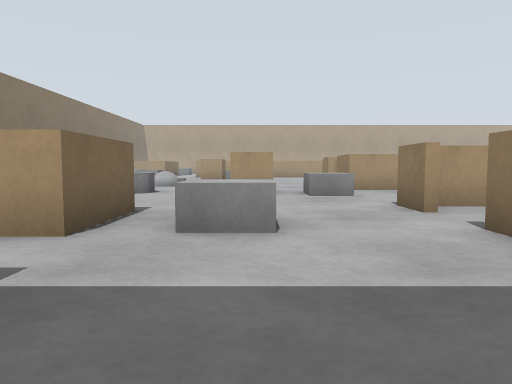
[1] (above)

24 first-person views from a walk through a world built for the Gazebo simulator. The camera is 0.33 m above the floor, tilts 4° down and sees 70° across. The floor is counted in squares, 0.5 m on a side. Each view is taken from the middle of a square. On the plan, view 1 faces up. The plan holds only what a view shows up to about 10 squares ahead; the rest is blank. The place goes on beyond the plan.

[2]
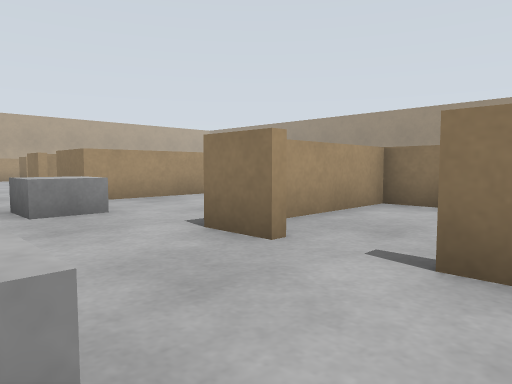

[3]
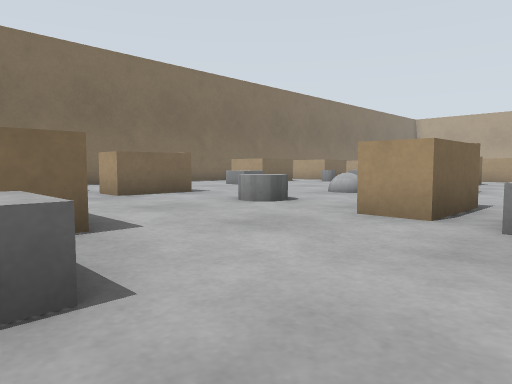

[4]
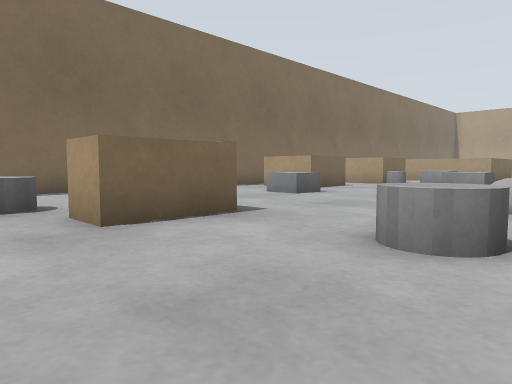

[5]
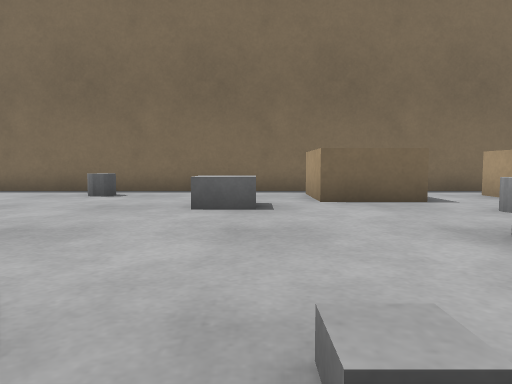

[6]
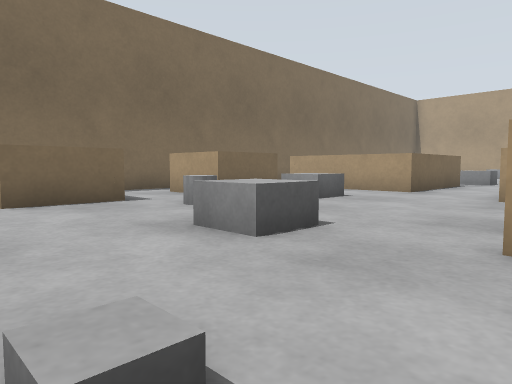

[7]
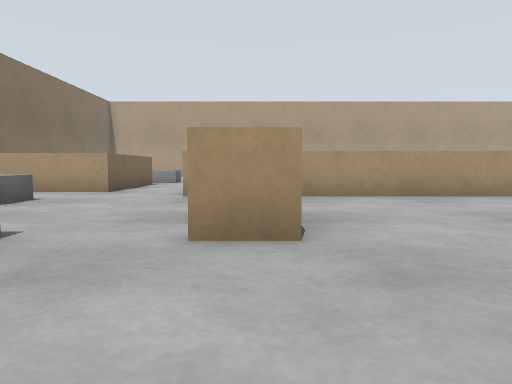

[8]
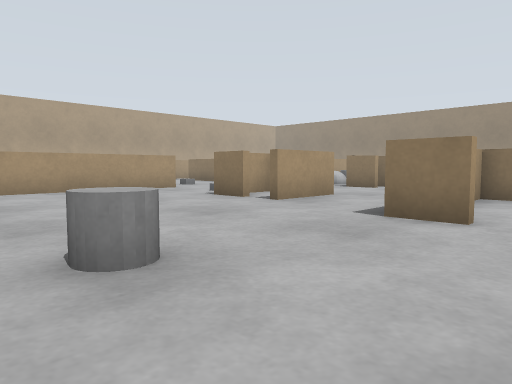

[9]
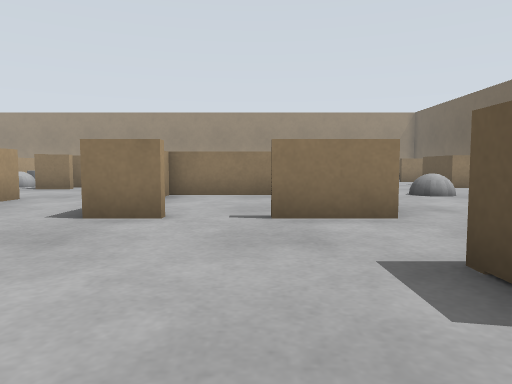

[10]
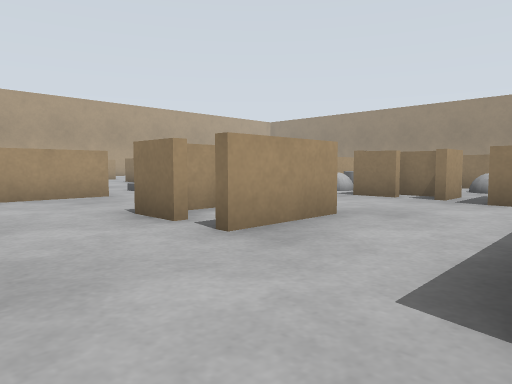

[11]
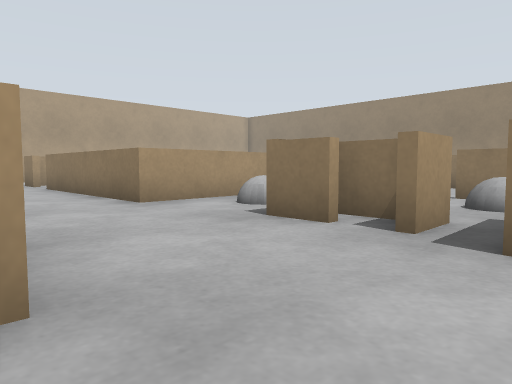

[12]
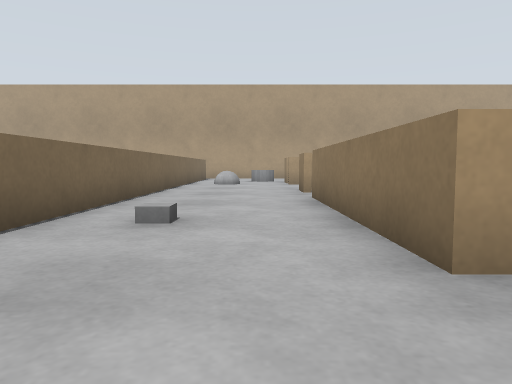

[13]
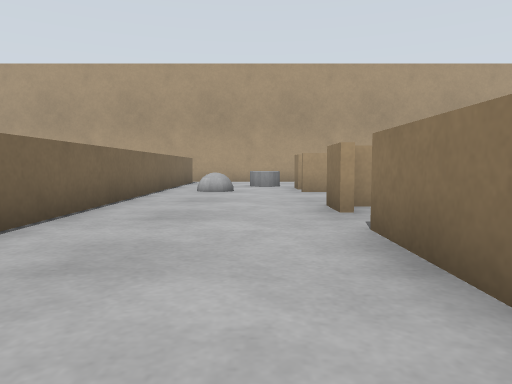

[14]
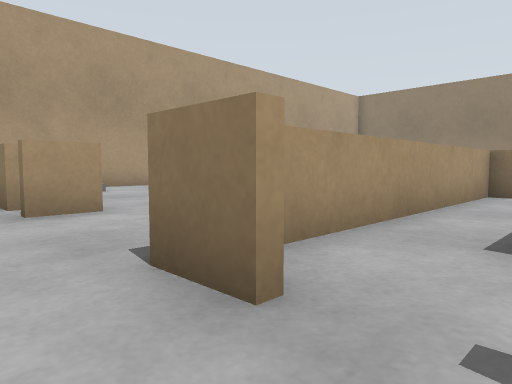

[15]
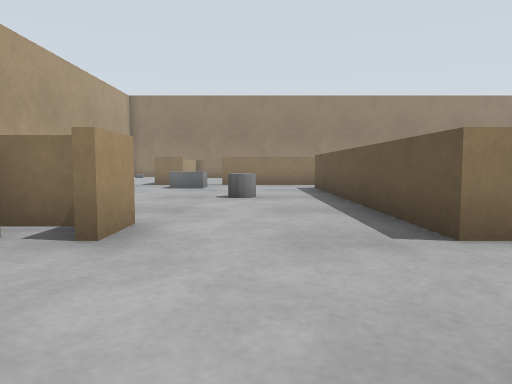

[16]
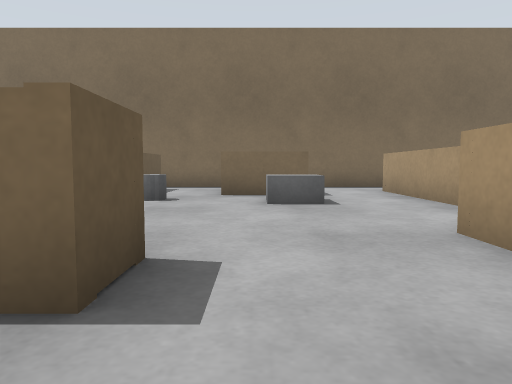

[17]
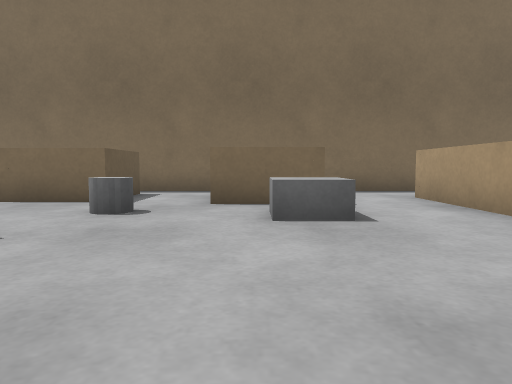

[18]
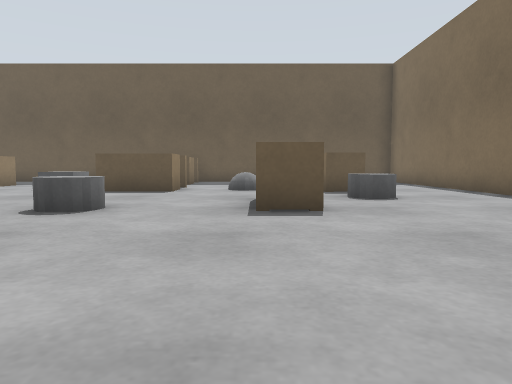

[19]
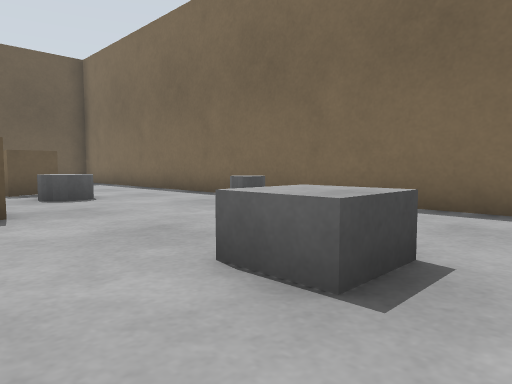

[20]
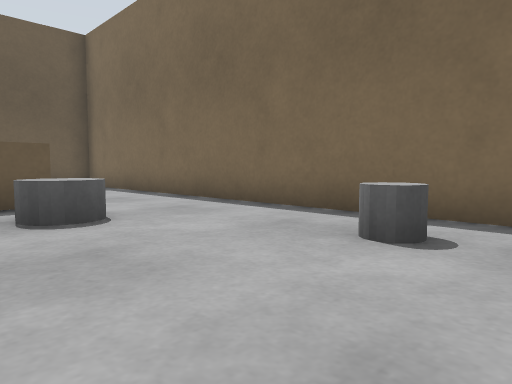

[21]
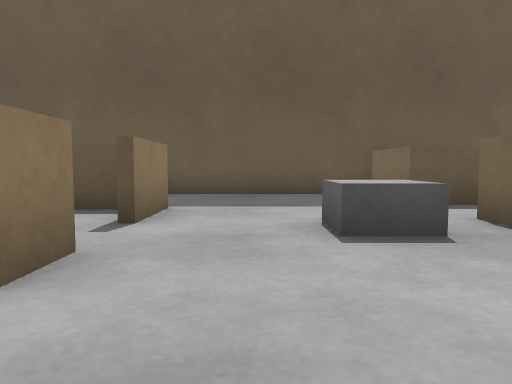

[22]
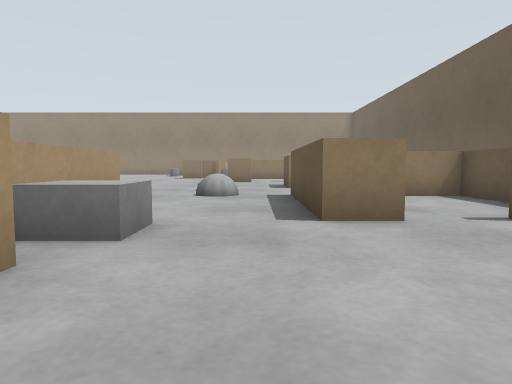

[23]
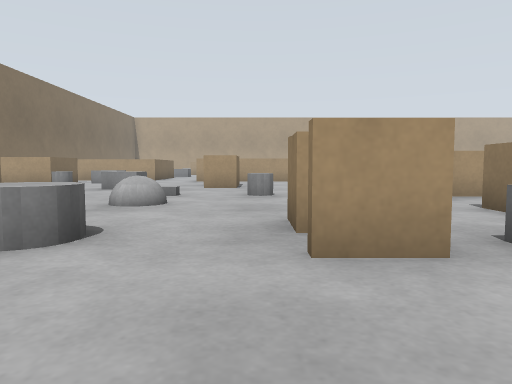

[24]
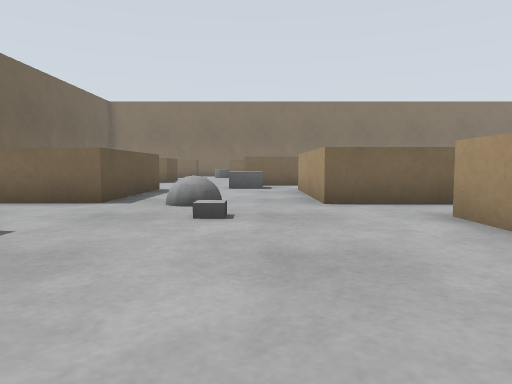

### Floor plan
Points are (right, up) in squares from view 1. A wall is a line through its corners. A room is listed if a view was taken in it or the views show most of it. See-through windows are left out.
Room 1 (views 1, 2, 3, 4, 5, 6, 7, 8, 9, 10, 16, 17, 18, 19, 20, 21, 22, 23)
walls: (-0.1, 10.6) (0.4, 10.6) (0.4, 8.6) (-0.6, 8.6); (-0.6, 9.5) (-0.6, 10.6); (-7.1, 9.6) (-6, 9.6) (-6, 7.6); (-1.5, 17.2) (-2.6, 17.2); (2.6, 13.1) (2.6, 14.3); (-3.8, 5.4) (-1.8, 5.4) (-1.8, 3.4); (-2.6, 19.2) (-1.6, 19.2) (-1.6, 18.8); (3.4, 17.8) (3.4, 18.9); (-8.9, 5.6) (-7.8, 5.6); (2.4, 5.1) (2.4, 6.2) (6.4, 6.2); (5.6, 10.2) (2.6, 10.2) (2.6, 11.9); (-10.9, 17.2) (-8.8, 17.2) (-8.8, 15.2) (-10.9, 15.2); (-11.8, 16.4) (-11.8, 3.5); (-2.8, 22) (-3.6, 22); (-1.6, 1.8) (-1.6, -0.2); (-8.4, 21.2) (-8.4, 19.2) (-10.5, 19.2); (2.4, 2.1) (2.4, 3.9); (2.5, 22) (-1, 22); (-5.8, 23.4) (-9.9, 23.4); (-4.9, -0.8) (1.5, -0.8)
ways out: opening at (3, 15.5) to room 2; opening at (3.5, 20.5) to room 2; opening at (6.5, 8.5) to room 3; gap at (3, 4.5) to room 4; opening at (-9.5, 18) to room 5; opening at (-9, 22) to room 5; gap at (3, 12.5) to room 6; opening at (-7.3, 5.8); opening at (-5, 22); opening at (2.5, 0.5); gap at (-11, 11); gap at (-8, 6)
objects: grey cylinder (-10, 10) to (-10, 11); grey cylinder (-9, 7) to (-8, 7); grey box (-9, 13) to (-8, 14); grey cylinder (-8, 18) to (-7, 18); grey box (-7, 20) to (-6, 21); grey box (-5, 16) to (-4, 17); grey cylinder (-4, 9) to (-3, 10); grey ball (-3, 12) to (-3, 13); grey box (-1, 4) to (0, 5); grey cylinder (-1, 14) to (-1, 15); grey box (1, 8) to (2, 9); grey ball (6, 8) to (7, 8)
Room 2 (views 11, 12, 13, 14, 15)
walls: (8.2, 28.1) (8.2, 29.2) (15, 29.2); (4.5, 22) (2.5, 22); (10.4, 21.2) (8.2, 21.2) (8.2, 26.9); (9.2, 32.4) (8.1, 32.4); (4.4, 33) (4.4, 22.6); (8.2, 33.4) (8.2, 33.9); (8.6, 17.4) (8.6, 18.5); (5.5, 16.8) (3.4, 16.8); (9.4, 16.8) (9.4, 17.9)
ways out: opening at (3, 15.5) to room 1; opening at (3.5, 20.5) to room 1; opening at (9.5, 19.5) to room 3
objects: grey ball (6, 33); grey ball (10, 19) to (10, 20); grey cylinder (13, 31) to (13, 32)
Room 3 (view 24)
walls: (9.4, 11.6) (8.1, 11.6); (6.6, 12.5) (6.6, 10.2) (5.6, 10.2); (13.2, 16.5) (13.2, 17.5); (11.6, 21.2) (10.4, 21.2)
ways out: opening at (6.5, 8.5) to room 1; opening at (9.5, 19.5) to room 2; opening at (8, 6)
objects: grey ball (11, 16) to (12, 17)
Room 4 (no view inside)
walls: (3.1, 2.4) (6.2, 2.4) (6.2, 6) (3, 6)
ways out: gap at (3, 4.5) to room 1
Room 5 (no view inside)
walls: (-11.8, 23.4) (-11.8, 16.4)
ways out: opening at (-9.5, 18) to room 1; opening at (-9, 22) to room 1; opening at (-11, 24)
Room 6 (no view inside)
walls: (6.4, 11.6) (6.4, 14); (4, 14) (3, 14)
ways out: gap at (3, 12.5) to room 1

Where each view was taken, in squares from view 1:
view 1: 0 up, 0 right, facing up
view 2: 3 up, 0 right, facing up-right
view 3: 4 up, 2 right, facing up-left
view 4: 6 up, 2 left, facing up-left
view 5: 14 up, 2 left, facing left
view 6: 14 up, 2 left, facing up-left
view 7: 14 up, 2 left, facing up
view 8: 12 up, 2 left, facing up-right
view 9: 12 up, 2 left, facing right
view 10: 14 up, 1 right, facing up-right
view 11: 15 up, 5 right, facing up-right
view 12: 19 up, 7 right, facing up
view 13: 23 up, 7 right, facing up
view 14: 27 up, 7 right, facing up-right
view 15: 31 up, 5 right, facing right
view 16: 20 up, 0 right, facing left
view 17: 20 up, 2 left, facing left
view 18: 15 up, 6 left, facing down
view 19: 15 up, 6 left, facing down-left
view 20: 12 up, 7 left, facing down-left
view 21: 8 up, 1 right, facing down
view 22: 7 up, 2 left, facing right
view 23: 6 up, 1 left, facing up
view 24: 9 up, 13 right, facing left
